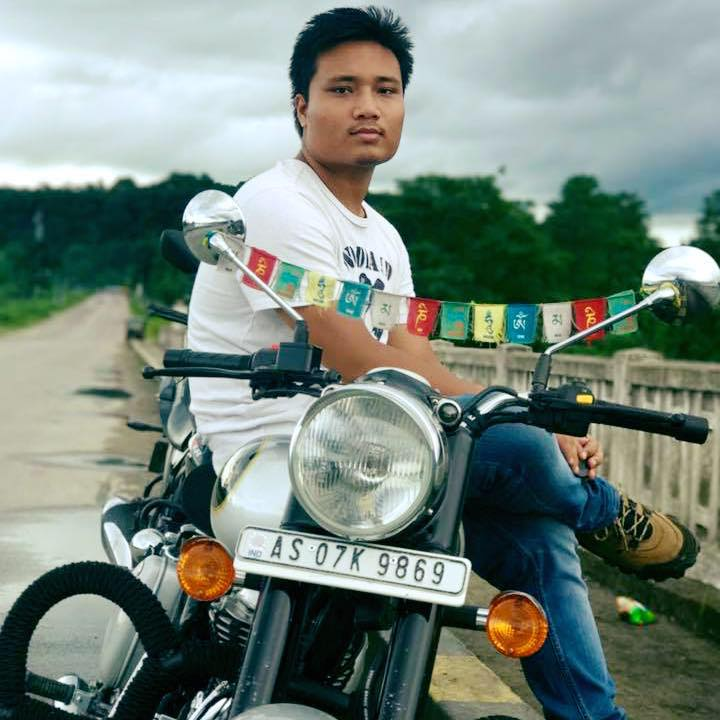
#> input picture 12.png, 720 x 720 px, given in place of the camera
$ python recognizer.py
#> lines starting #> are read from the running program, lines starting #| are printed output that depends on the picture; after the words box and inside, x2 and y2 are one past the last pixel; in counts of white or black regions, pixels touching at a corner belong together
import cv2
import numpy as np
import pdb
import os
# pdb.set_trace()
# looks for frontal face
face_cascade = cv2.CascadeClassifier('cascades/data/haarcascade_frontalface_alt.xml')
print(face_cascade)


cap = cv2.VideoCapture(0)
BASEDIR = os.getcwd()
path = os.path.join(BASEDIR,"MyfaceColor")
# path = os.path.join(path,"Jai")
path1 = os.path.join(path,"Bidyut")
path2 = os.path.join(path,"Pranjeet")
path3 = os.path.join(path,"Chelleng")
path4 = os.path.join(path,"pradipta")

print(path3)
i=0
while (True):

	ret, frame = cap.read()
#> frame is the input picture: shape (720, 720, 3); mean B, G, R 124, 133.1, 118

	gray = cv2.cvtColor(frame, cv2.COLOR_BGR2GRAY)
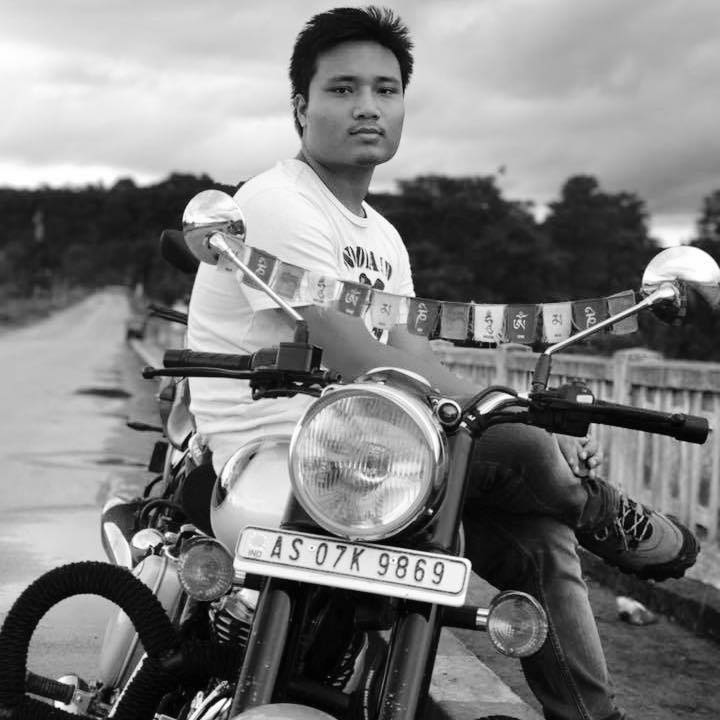
#> gray: shape (720, 720); min 0, max 255, mean 127.5
	faces = face_cascade.detectMultiScale(gray,scaleFactor= 1.5, minNeighbors = 5)
#> faces = [[313, 49, 101, 101], [290, 26, 152, 152]]

	for (x,y,w,h) in faces:
		print(x,y,w,h)
		roi_gray = gray[y:y+h,x:x+w]
		roi_Color = frame[y:y+h,x:x+w]
		ratio = 500/roi_gray.shape[1]
		dim = (500,int(ratio * roi_gray.shape[0]))
		graynew = cv2.resize(roi_gray, dim, interpolation = cv2.INTER_AREA)
# recognizing the face using deep learning predict keras tensorflow pytorch scikit learn

		# gray_face_extracted = 'MyfaceGray/face_gray{}.png'.format(i)
		# color_face_extracted = 'MyfaceColor/color_gray{}.png'.format(i)
		gray_face_extracted = '{}.png'.format(i)
		color_face_extracted = '{}.png'.format(i)
		print(os.path.exists(path4))

		cv2.imwrite(os.path.join(path4,gray_face_extracted),roi_gray)
		# cv2.imwrite(os.path.join(path,color_face_extracted),roi_Color)
		# cv2.imwrite(color_face_extracted,roi_Color)

		# defining a rectangle in region of interface

		color = (255, 0 ,0) #bgr
		end_cord_x = x + w
		end_cord_y = y + h
		stroke =  2 # width of rectangleS
		cv2.rectangle(frame, (x,y), (end_cord_x,end_cord_y), color, stroke)
#> this loop made 2 passes
#> (x, y, w, h, ratio, dim, gray_face_extracted, color_face_extracted) on passes 1 to 2: (313, 49, 101, 101, 4.95, (500, 500), '0.png', '0.png'), (290, 26, 152, 152, 3.29, (500, 499), '0.png', '0.png')
#| 313 49 101 101
#| False
#| 290 26 152 152
#| False
#> pass 1, `roi_gray = gray[y:y+h,x:x+w]`:
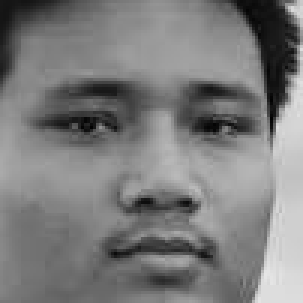
#> roi_gray: shape (101, 101) (shown 3 times larger); min 1, max 230, mean 124.1
#> pass 1, `roi_Color = frame[y:y+h,x:x+w]`:
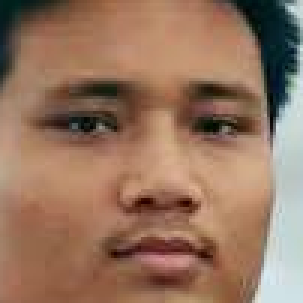
#> roi_Color: shape (101, 101, 3) (shown 3 times larger); mean B, G, R 95.2, 116.6, 150
#> pass 2, `roi_gray = gray[y:y+h,x:x+w]`:
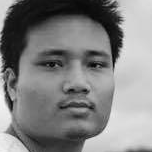
#> roi_gray: shape (152, 152); min 1, max 249, mean 129.7
#> after the loop:
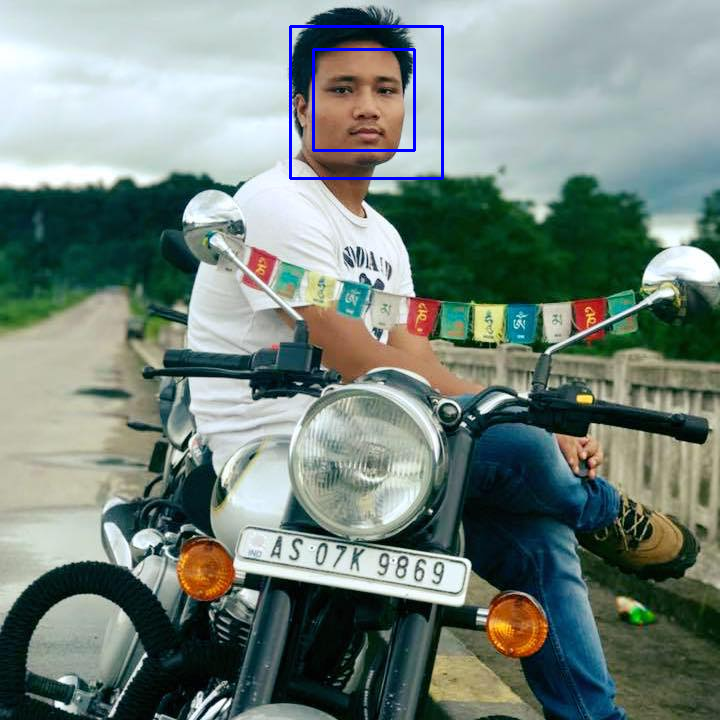
#> frame: shape (720, 720, 3); 0.58% of pixels changed, all inside (x1, y1, x2, y2) = (289, 25, 444, 180)
	# Display the resulting Frame
	cv2.imshow('ImageFrame',frame)
	i += 1
	# out.write(frame)
	if cv2.waitKey(1) & 0xFF == ord('q'):
#> (key q is pressed here)
#> (the run stopped early here; a loop or call above may not have finished)
